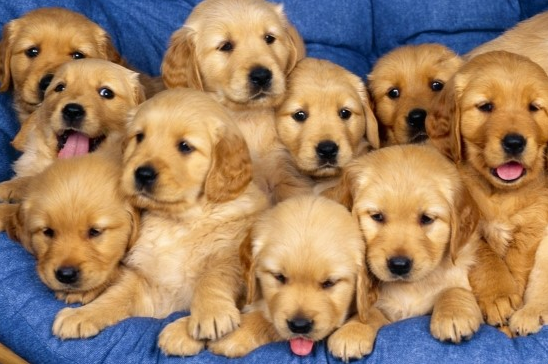
#> input picture Day4/dog.bmp, 548 x 364 px
$ python 9_resize.py
#> lines starting #> are read from the running program, lines starting #| are printed output that depends on the picture
import cv2

img = cv2.imread('./dog.bmp')
#> img is the input picture: shape (364, 548, 3); mean B, G, R 100.4, 128.9, 159
dst1 = cv2.resize(img, (1280,1024), interpolation = cv2.INTER_NEAREST)
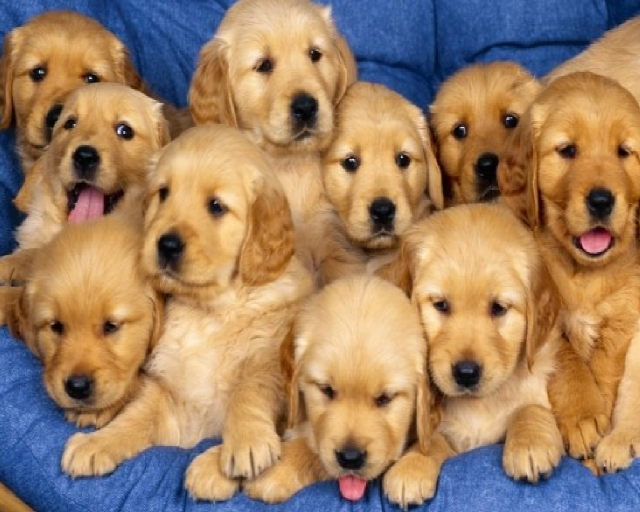
#> dst1: shape (1024, 1280, 3) (shown at 1/2 size); mean B, G, R 100.4, 128.9, 158.9
dst2 = cv2.resize(img, (1280,1024), interpolation = cv2.INTER_CUBIC)

cv2.imshow('img', img)
cv2.imshow('dst1', dst1[200:500,200:500])
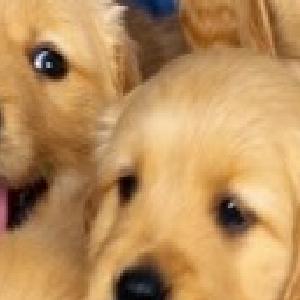
#> window 'dst1': shape (300, 300, 3); mean B, G, R 92.1, 143.2, 186.3
cv2.imshow('dst2', dst2[200:500,200:500])
cv2.waitKey()

$ run again, with Day4/diet.png saved as Day4/dog.bmp
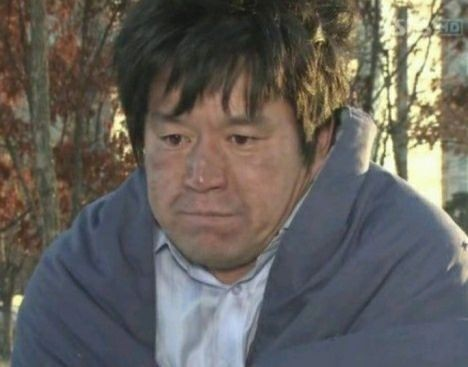
#> input picture Day4/diet.png, 468 x 367 px
#> img is the input picture: shape (367, 468, 3); mean B, G, R 92.1, 97, 100.8
#> `cv2.imshow('dst1', dst1[200:500,200:500])`:
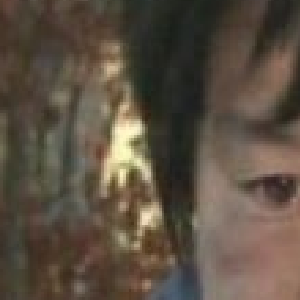
#> window 'dst1': shape (300, 300, 3); mean B, G, R 66.4, 79.7, 91.8
